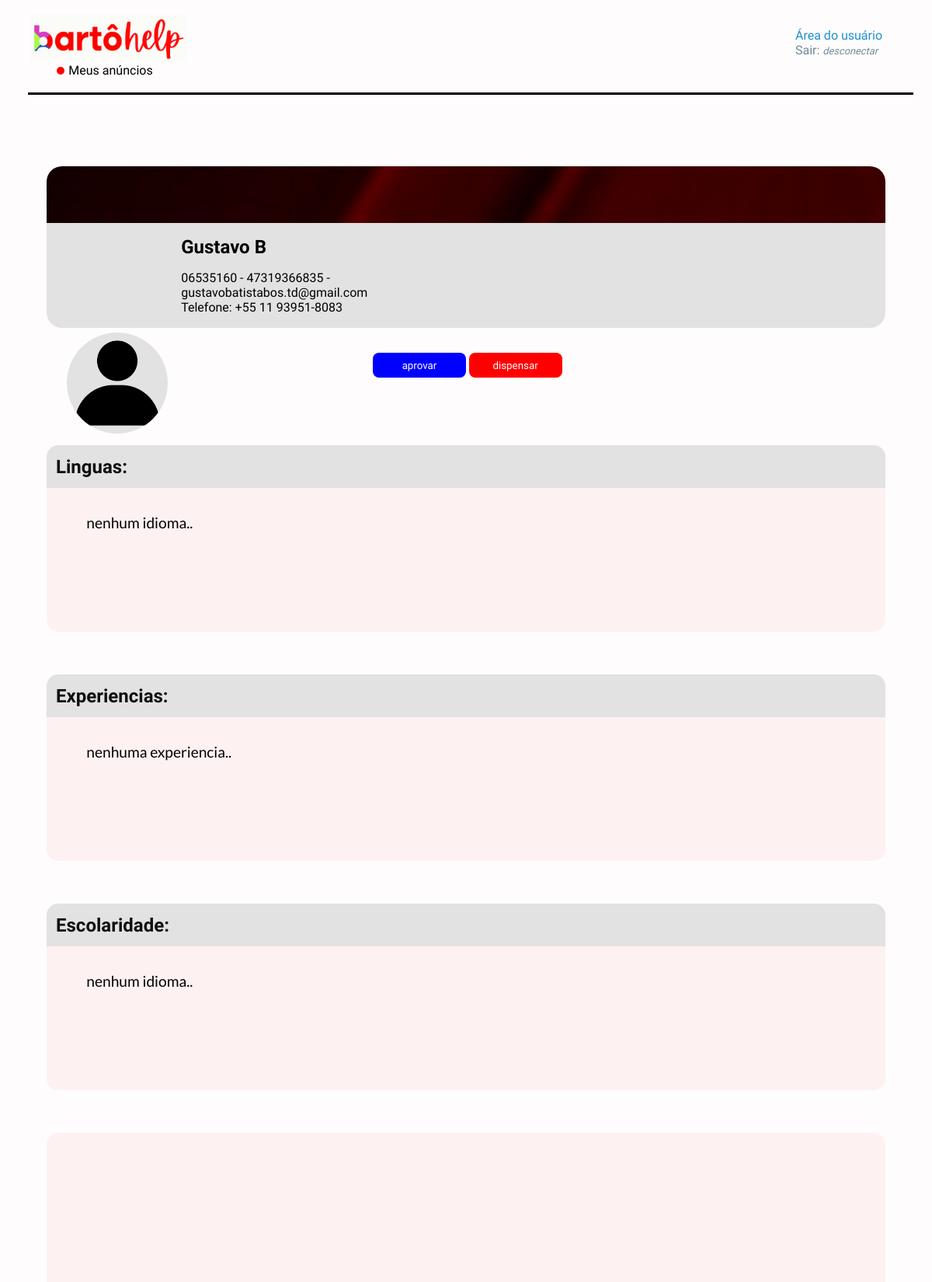
Page /php/empresa/curriculoUser.php?data=47319366835 (signed in, upper part) on the earlier database version.
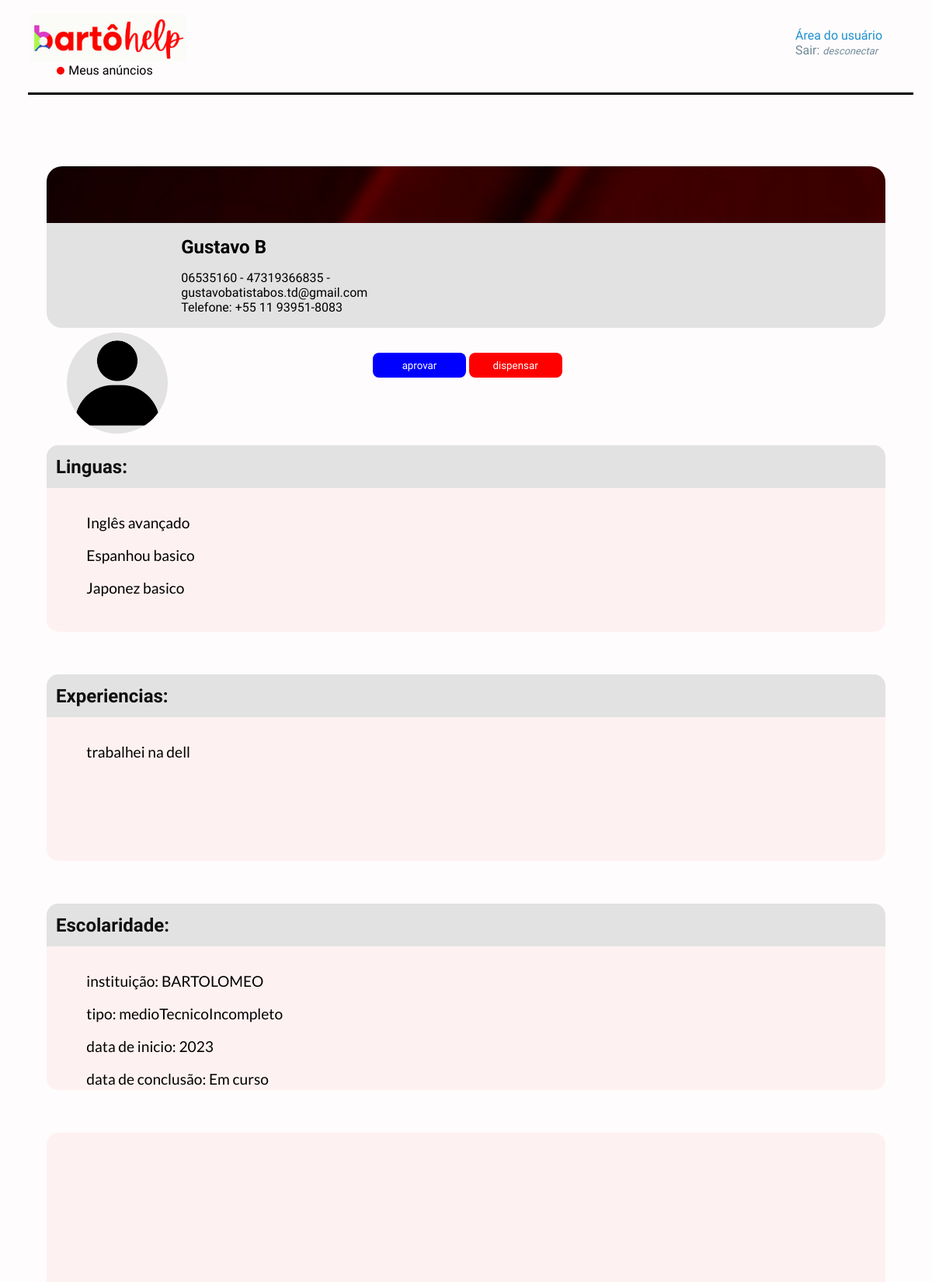
Same page on the later database version.
### tables this page shows
CREATE TABLE IF NOT EXISTS `usuario` (
  `email` varchar(255) NOT NULL,
  `senha` varchar(80) NOT NULL,
  `telefone` varchar(18) NOT NULL,
  `foto` varchar(200) DEFAULT NULL,
  `nome` varchar(255) NOT NULL,
  `cpf` varchar(12) NOT NULL,
  `nascimento` varchar(12) NOT NULL,
  `cep` varchar(10) NOT NULL,
  `bairro_cidade` varchar(255) NOT NULL,
  `curriculo` int DEFAULT NULL,
  PRIMARY KEY (`cpf`)
);

CREATE TABLE IF NOT EXISTS `idiomas` (
  `id_linguagem` int NOT NULL AUTO_INCREMENT,
  `cpf_cliente` varchar(12) DEFAULT NULL,
  `idioma` varchar(50) NOT NULL,
  `nivel` varchar(50) DEFAULT NULL,
  PRIMARY KEY (`id_linguagem`),
  KEY `cpf_cliente` (`cpf_cliente`),
  CONSTRAINT `idiomas_ibfk_1` FOREIGN KEY (`cpf_cliente`) REFERENCES `usuario` (`cpf`)
);

CREATE TABLE IF NOT EXISTS `experiencia` (
  `id_exp` int NOT NULL AUTO_INCREMENT,
  `cpf_cliente` varchar(12) DEFAULT NULL,
  `tipo` varchar(255) DEFAULT NULL,
  `instituicao` varchar(255) DEFAULT NULL,
  `descricao` text NOT NULL,
  `ano_inicio` varchar(4) DEFAULT NULL,
  `ano_conclusao` varchar(4) DEFAULT NULL,
  PRIMARY KEY (`id_exp`),
  KEY `cpf_cliente` (`cpf_cliente`),
  CONSTRAINT `experiencia_ibfk_1` FOREIGN KEY (`cpf_cliente`) REFERENCES `usuario` (`cpf`)
);

CREATE TABLE IF NOT EXISTS `escolaridade` (
  `id_esc` int NOT NULL AUTO_INCREMENT,
  `cpf_cliente` varchar(12) DEFAULT NULL,
  `instituicao` varchar(255) NOT NULL,
  `tipo` varchar(50) DEFAULT NULL,
  `concluido` tinyint(1) NOT NULL,
  `data_inicio` varchar(8) NOT NULL,
  `data_final` varchar(8) NOT NULL,
  PRIMARY KEY (`id_esc`),
  KEY `cpf_cliente` (`cpf_cliente`),
  CONSTRAINT `escolaridade_ibfk_1` FOREIGN KEY (`cpf_cliente`) REFERENCES `usuario` (`cpf`)
);

### php/empresa/curriculoUser.php (the view, shortened to what this page needs)
<?php
include("../conexao.php");
    $data = $_GET['data'];
    $pieces = explode("-", $data);
    $cpf= $pieces[0];
    $idVaga = $pieces[1];
    $lista1 = "";
    $buscaLinguas = mysqli_query($con, "select * from idiomas where cpf_cliente = '$cpf'");
    $buscaExperiencias = mysqli_query($con, "select * from experiencia where cpf_cliente = '$cpf'");
    $buscaEscolaridades = mysqli_query($con, "select * from escolaridade where cpf_cliente = '$cpf'");
    $buscaAprovacao = mysqli_query($con, "SELECT * FROM interesse WHERE id_vaga = '$idVaga' and id_usuario = '$cpf'");
    $buscaUsuario = mysqli_query($con, "select * from usuario where cpf = '$cpf'");
    $busca2 = mysqli_fetch_row($buscaUsuario);
    $ListaLinguas2 = mysqli_fetch_row($buscaLinguas);
    $ListaExperiencias2 = mysqli_fetch_row($buscaExperiencias);
    $ListaEscolaridades2 = mysqli_fetch_row($buscaEscolaridades);
    $ListaAprovacao2 = mysqli_fetch_row($buscaAprovacao);
    $cpf = $busca2[5];
    if($busca2[3] =="" || $busca2[3] ==" "|| $busca2[3] == null){
        $logo = "../../contents/imgs/3106921.png";
    }else{
        $logo = $busca2[3];
    }
?>
    <!DOCTYPE html>
<html lang="pt-br">
<head>
            <link rel="stylesheet" href="../../style/style.css">
            <link rel="stylesheet" href="../../style/header.css">
            <link rel="stylesheet" href="../../style/areaUsuario.css">
            <link rel="stylesheet" href="../../style/curriculoUser.css">
</head>
<body>
    <header></header>
    <section class="bigMarginTop bigMarginBotom flexR spaceAround wrap_True">
        <div class="userDiv">
            <div class="paralaxLayout bgk_prlx">
            </div>
            <div class="userInfo flexR">
                <div class="profilePicture img_conteiner">
                    <img src="<?php echo $logo; ?>" alt="">
                </div>
                <div class="infos">
                    <div class="userName">
                        <h1 id="userName"><?php echo $busca2[4]; ?></h1>
                    </div>
                    <div class="userInfos">
                        <p><?php echo $busca2[7]; ?> - <?php echo $busca2[5]; ?> - <?php echo $busca2[0]; ?> <br> Telefone: +55 11 <?php echo $busca2[2]; ?></p>
                    </div>
                </div>
            </div>
        </div>
            <div class="botoesDeAprovacao">
                <?php
                    if($ListaAprovacao2[4] == 1){?>
                        <button class="aprovado">
                            aprovado!
                        </button>
                        <button class="dispensar" <?php echo "onclick=\"dispensar( $cpf, $idVaga)\" ";?>>
                                dispensar
                        </button>
                    <?php }else{ ?>
                        <button class="aprovar" <?php echo "onclick=\"aprovar($cpf, $idVaga)\" ";?>>
                                aprovar
                        </button>
                        <button class="dispensar" <?php echo "onclick=\"dispensar( $cpf, $idVaga)\" ";?>>
                                dispensar
                        </button>
                    <?php } ?>
        </div>
        <div class="sobre">
            <div class="titulo alingCenter">
                <h2 class="marginLeft12px">Linguas: </h2>
            </div>
            <div class="contentP">
                <?php
                        if(mysqli_num_rows($buscaLinguas) > 0 && $ListaLinguas2[2] != "" && $ListaLinguas2[2] != " "){
                            $lista1 = $lista1."<p>".$ListaLinguas2[2]."</p> <br/>";
                            while($ListaLinguas = mysqli_fetch_row($buscaLinguas)){
                                $lista1 = $lista1."<p>".$ListaLinguas[2]."</p> <br/>";
                            }
                            echo $lista1;
                        }
                        else
                        {
                            echo "<p> nenhum idioma.. </p>";
                        }
                    ?>
            </div>
        </div>
        <div class="sobre">
            <div class="titulo alingCenter">
                <h2 class="marginLeft12px">Experiencias: </h2>
            </div>
            <div class="contentP">
                <p><?php
                        if(mysqli_num_rows($buscaExperiencias) >0 && $ListaExperiencias2[4] != "" && $ListaExperiencias2[4] != " "){
                            $lista2 = "<p>".$ListaExperiencias2[4]."</p> <br/>";
                            echo $lista2;
                        }
                        else
                        {
                            echo "<p> nenhuma experiencia.. </p>";
                        }
                    ?></p>
            </div>
        </div>
        <div class="sobre">
            <div class="titulo alingCenter">
                <h2 class="marginLeft12px">Escolaridade: </h2>
            </div>
            <div class="contentP">
                <?php
                         if(mysqli_num_rows($buscaEscolaridades) >0 && $ListaEscolaridades2[4] != "" && $ListaEscolaridades2[4] != " "){
                            $lista3 = " <p>instituição: ".$ListaEscolaridades2[2]."</p> <br/>
                                            <p>tipo: ".$ListaEscolaridades2[3]."</p> <br/>
                                            <p>data de inicio: ".$ListaEscolaridades2[5]."</p> <br/>
                                            <p>data de conclusão: ".$ListaEscolaridades2[6]."</p> <br/>";
                            echo $lista3;
                        }
                        else
                        {
                            echo "<p> nenhum idioma.. </p>";
                        }
                    ?>
            </div>
        </div>
        <div class="vagas" id="containerComp">
        </div>
    </section>
</body>
</html>

### style/style.css (style rules this page uses)
:root { --marginLineHeader: calc(13vh + 15px); --bkg: rgba(253, 247, 247, 0.349); --grayCard: rgb(236, 202, 202); --grayCardHvr: rgba(255, 207, 207, 0.938); --darkGray: rgb(39, 39, 39); --gray: rgb(113, 138, 153); --gray2: rgb(194, 214, 228); --gray3: rgb(119, 174, 181); --red: rgb(255, 0, 0); --redPointHvr: rgb(26, 107, 178); --Lato: 'Lato', sans-serif; --PtSans: 'PT Sans', sans-serif; --raleway: 'Raleway', sans-serif; --Mukta: 'Mukta Malar', sans-serif; --Input: rgb(255, 234, 234); --linkClr: rgb(219, 72, 72); --helpClr: rgb(254, 254, 252); --helpBkgClr: rgba(33, 116, 168, 0.87); --borderInput: rgb(190, 155, 155); --borderInputDenai: rgb(230, 81, 81); --borderInputAcept: rgba(20, 187, 225, 0.898); --buttonBkgClr: rgb(60, 0, 0); --buttonClr: rgb(212, 179, 179); --buttonSdw: 2px 4px 12px rgb(255, 183, 183) inset; --buttonSdwHvr: 1px 2px 15px rgb(207, 120, 120) inset; --buttonBkgClrBlkd: rgb(74, 74, 74); --buttonClrBlkd: rgb(209, 209, 209); --buttonSdwBlkd: -2px -4px 12px rgba(62, 3, 3, 0.826) inset; --lableFile: rgb(199, 102, 152); --lableFileHvr: rgb(174, 42, 110); --footerClr: rgb(50, 0, 0); --footerBkgClr: rgba(86, 0, 0, 0.264); --moreBrd: 1px solid rgb(143, 143, 143); --moreBrdClr: rgb(143, 143, 143); --moreBrdClrHvr: rgb(175, 175, 175); --buttonLocate: rgb(126, 161, 196); --buttonLocateClr: rgb(27, 54, 92); --buttonLocateClrHvr: rgb(118, 163, 209); --buttonLocateHvr: rgb(13, 44, 87); }
* { margin: 0; padding: 0; box-sizing: border-box; scroll-behavior: smooth; font-family: var(--PtSans); scroll-padding-top: 80px; }
body { background-color: var(--bkg); }
section { width: 100%; height: 98vh; }
.paralaxLayout { display: flex; position: relative; overflow: hidden; background-position: 50% 50%; background-repeat: no-repeat; background-attachment: fixed; background-size: cover; }
.wrap_True { display: flex; flex-wrap: wrap; }
.flexR { display: flex; flex-direction: row; }
.alingCenter { display: flex; align-items: center; }
.spaceAround { display: flex; justify-content: space-around; }
.marginLeft12px { margin-left: 12px; }
.bigMarginTop { margin-top: var(--marginLineHeader); }
.bigMarginBotom { margin-bottom: calc(var(--marginLineHeader) - 5vh); }
.img_conteiner img { width: 100%; height: 100%; }

### style/header.css (style rules this page uses)
:root { --zero: 0; --userClr: rgb(29, 143, 209); --searchBrd: 1px solid rgba(0, 112, 132, 0.763); --searchBrdClr: rgb(0, 112, 132); --searchBrdClrHvr: rgba(0, 112, 132, 0.514); }
header { width: 100%; height: 10vh; display: flex; margin-top: 15px; align-items: center; justify-content: space-between; }
header::after { content:''; width: 95%; height: 3px; display: block; position: absolute; left: 3%; top: var(--marginLineHeader); background-color: black; }

### style/areaUsuario.css (style rules this page uses)
:root { --section_heigth: 100vh; --cardSdw: 0 12px 25px 1px rgba(0, 0, 0, 0.555); --cardSdwHvr: 0 12px 25px 1px rgba(0, 0, 0, 0.484); --btnCardBrd: 1px solid rgb(0,0,0); --detalhesBrd: 2px solid rgb(25, 25, 184); --bkg_Card: rgb(226, 226, 226); }
section { width: 100%; height: 180vh; }
.userDiv { width: 90%; height: 26vh; border-radius: 20px; background-color: var(--bkg_Card); }
.bgk_prlx { width: 100%; height: 35%; border-radius: 20px 20px 0 0; background-image: url(../contents/imgs/paralax/paralaxUsuario.png); }
.userInfo { height: 65%; }
.infos { width: 25%; height: 100%; display: flex; justify-content: space-evenly; flex-direction: column; margin-left: calc(4% + 180px); }
.sobre, .vagas { width: 90%; height: 73vh; border-radius: 15px; margin-top: calc(var(--marginLineHeader) - 8vh); background-color: rgba(255, 234, 234, 0.544); }
@media (max-width: 1280px) { .profilePicture { width: 130px; height: 130px; margin-left: 2.2%; top: calc(15% + var(--marginLineHeader)); } }
@media (max-width: 1280px) { .infos { margin-left: calc(4% + 130px); } }

Differences in the rows shown:
added idiomas: idioma "Inglês avançado"
added idiomas: idioma "Espanhou basico"
added idiomas: idioma "Japonez basico"
added experiencia: descricao "trabalhei na dell"
added escolaridade: instituicao "BARTOLOMEO", tipo "medioTecnicoIncompleto", data_inicio "2023", data_final "Em curso"
Other differences:
text no longer shown: "nenhum idioma.. nenhuma experiencia.. nenhum idioma.."
text now shown: "instituição: tipo: data de inicio: data de conclusão:"
